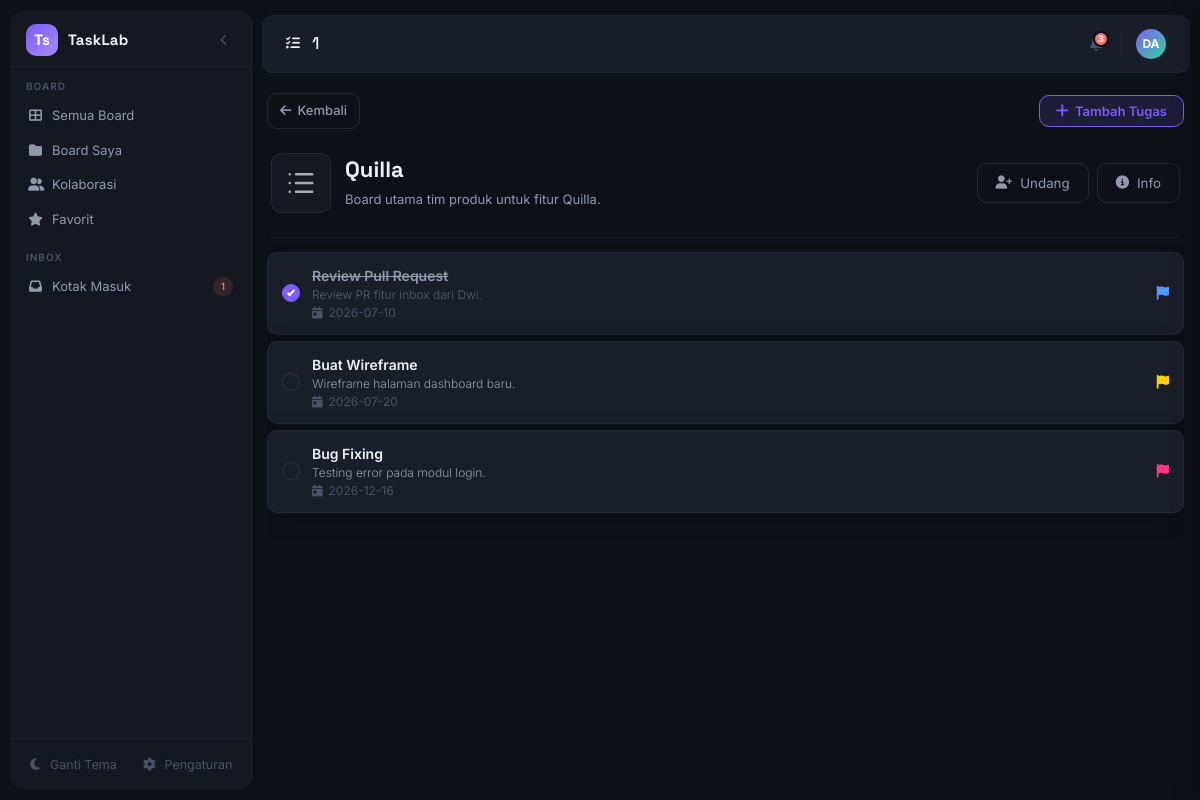
/dashboard/board.php?id=1 (signed in), run on the app's committed database.
### tables this page shows
CREATE TABLE `boards` (
  `id` int PRIMARY KEY AUTO_INCREMENT,
  `board_name` varchar(255),
  `description` text,
  `cover_board` varchar(255),
  `owner` int,
  `created_at` timestamp,
  `updated_at` timestamp
);

CREATE TABLE `tasks` (
  `id` int PRIMARY KEY AUTO_INCREMENT,
  `task_name` varchar(255),
  `description` text,
  `due_date` datetime,
  `board_id` int,
  `task_status` enum('TODO','DONE'),
  `task_priority` enum('LOW','MEDIUM','HIGH'),
  `created_at` timestamp,
  `updated_at` timestamp
);

### actions/collaboration/invite_helper.php (called while the page is built, shortened)
<?php
function getBoardRole($conn, $board_id, $user_id)
{
    $stmt = mysqli_prepare($conn, "SELECT owner FROM boards WHERE id = ?");
    mysqli_stmt_bind_param($stmt, "i", $board_id);
    mysqli_stmt_execute($stmt);
    $board = mysqli_fetch_assoc(mysqli_stmt_get_result($stmt));
    if ((int) $board['owner'] === (int) $user_id) {
        return 'owner';
    }
    $stmt = mysqli_prepare($conn, "SELECT role FROM board_members WHERE board_id = ? AND user_id = ?");
    mysqli_stmt_bind_param($stmt, "ii", $board_id, $user_id);
    mysqli_stmt_execute($stmt);
    $member = mysqli_fetch_assoc(mysqli_stmt_get_result($stmt));
    return $member ? $member['role'] : null;
}
function canInviteToBoard($conn, $board_id, $user_id)
{
    $role = getBoardRole($conn, $board_id, $user_id);
    return in_array($role, ['owner', 'admin'], true);
}

### actions/board/detail_board_get.php (called while the page is built, shortened)
<?php
$board_id = (int) $_GET['id'];
$stmtboard = mysqli_prepare($conn, "SELECT * FROM boards WHERE id = ?");
mysqli_stmt_bind_param($stmtboard, "i", $board_id);
mysqli_stmt_execute($stmtboard);
$resultboard = mysqli_stmt_get_result($stmtboard);
function getTasksByBoard($board_id)
{
    global $conn;
    $stmt = mysqli_prepare(
        $conn,
        "SELECT *
         FROM tasks
         WHERE board_id = ?
         ORDER BY created_at DESC"
    );
    mysqli_stmt_bind_param($stmt, "i", $board_id);
    mysqli_stmt_execute($stmt);
    return mysqli_stmt_get_result($stmt);
}

### dashboard/board.php (the view, shortened to what this page needs)
<?php
include "../actions/connection.php";
include "../actions/board/detail_board_get.php";
include "../actions/board/board_collab_get.php";
include "../actions/collaboration/invite_helper.php";
$board_id = (int) $_GET['id'];
$tasks  = getTasksByBoard($board_id);
$current_user_id = (int) ($_SESSION['user_id'] ?? 0);
$canInvite        = canInviteToBoard($conn, $board_id, $current_user_id);
?>
<!DOCTYPE html>
<html lang="id">
<head>
    <link rel="stylesheet" href="https://cdnjs.cloudflare.com/ajax/libs/font-awesome/6.5.0/css/all.min.css" />
    <link rel="stylesheet" href="../public/css/profile.css">
    <link rel="stylesheet" href="../public/css/global.css" />
    <link rel="stylesheet" href="../public/css/theme.css" />
    <link rel="stylesheet" href="../public/css/board-detail.css" />
    <link rel="stylesheet" href="../public/css/board-info-panel.css" />
    <link rel="stylesheet" href="../public/css/index.css" />
    <link rel="stylesheet" href="../public/css/modal.css" />
    <link rel="stylesheet" href="../public/css/header.css" />
    <link rel="stylesheet" href="../public/css/sidebar.css" />
</head>
<body>
    <div class="shell">
        <?php include '../includes/sidebar.php'; ?>
        <div class="content-col">
            <?php include '../includes/header.php'; ?>
            <div class="root">
                <main class="main-board">
                    <div class="board-detail">
                        <div class="toolbar">
                            <a href="/dashboard.php" class="btn-back">
                                <i class="fa-solid fa-arrow-left"></i> Kembali
                            </a>
                            <button class="btn-add" onclick="openTodoModal(<?= $board['id'] ?>)">
                                <i class="fa-solid fa-plus"></i> Tambah Tugas
                            </button>
                        </div>
                        <div class="board-detail-header">
                            <div class="board-detail-left">
                                <div class="group-icon">
                                    <svg xmlns="http://www.w3.org/2000/svg" width="1em" height="1em" viewBox="0 0 24 24">
                                        <path d="M0 0h24v24H0z" fill="none" />
                                        <path fill="none" stroke="currentColor" stroke-linecap="round" stroke-linejoin="round" stroke-width="2" d="M3 5h.01M3 12h.01M3 19h.01M8 5h13M8 12h13M8 19h13" />
                                    </svg>
                                </div>
                                <div>
                                    <h1 class="board-detail-title" id="boardTitle">
                                        <?= $board['board_name'] ?>
                                    </h1>
                                    <p class="board-detail-desc" id="boardDesc">
                                        <?= $board['description'] ?>
                                    </p>
                                </div>
                            </div>
                            <div class="board-detail-actions">
                                <?php if ($canInvite): ?>
                                    <button class="btn-cancel" id="boardInviteToggleBtn"
                                        onclick="document.getElementById('inviteModal').classList.add('show')">
                                        <i class="fa-solid fa-user-plus"></i>
                                        <span style="margin-left: 5px;">Undang</span>
                                    </button>
                                <?php endif; ?>
                                <button class="btn-cancel" id="boardChatToggleBtn" onclick="BoardInfoPanel.toggle()">
                                    <i class="fa-solid fa-circle-info"></i>
                                    <span style="margin-left: 5px;">Info</span>
                                </button>
                            </div>
                        </div>
                        <div class="divider-section"></div>
                        <div class="board-detail-list" id="boardDetailBody">
                            <div class="tasks-list tasks-list-detail">
                                <?php if (mysqli_num_rows($tasks) === 0): ?>
                                    <div class="empty-state">
                                        <i class="fa-solid fa-clipboard-list"></i>
                                        <p>Belum ada tugas di board ini.</p>
                                    </div>
                                <?php else: ?>
                                    <?php while ($task = mysqli_fetch_assoc($tasks)): ?>
                                        <?php
                                        $dot = "gray";
                                        switch ($task['task_priority']) {
                                            case "HIGH":
                                                $dot = "#FF3483";
                                                break;
                                            case "MEDIUM":
                                                $dot = "#FFCF00";
                                                break;
                                            case "LOW":
                                                $dot = "#5996FF";
                                                break;
                                        }
                                        $isDone = $task['task_status'] === 'DONE';
                                        ?>
                                        <div class="task-card <?= $isDone ? 'done' : '' ?>">
                                            <div class="task-check <?= $isDone ? 'done' : '' ?>"
                                                data-task-id="<?= $task['id'] ?>"
                                                onclick="event.stopPropagation(); TaskToggle.toggle(this)"></div>
                                            <div class="task-body" onclick="TaskDetailModal.open(<?= $task['id'] ?>)">
                                                <div class="task-title">
                                                    <?= $task['task_name'] ?>
                                                </div>
                                                <div class="task-desc">
                                                    <?= $task['description'] ?>
                                                </div>
                                                <div class="task-meta">
                                                    <?php if (!empty($task['due_date'])): ?>
                                                        <div class="task-meta-item">
                                                            <i class="fa-solid fa-calendar-day"></i>
                                                            <span><?= date('Y-m-d', strtotime($task['due_date'])) ?></span>
                                                        </div>
                                                    <?php endif; ?>
                                                </div>
                                            </div>
                                            <div class="task-right">
                                                <i class="fa-solid fa-flag" style="color: <?= $dot ?>"></i>
                                            </div>
                                        </div>
                                    <?php endwhile; ?>
                                <?php endif; ?>
                            </div>
                        </div>
                    </div>
                </main>
            </div>
        </div>
    </div>
</body>
</html>

### data on the page
boards: board_name "Quilla", description "Board utama tim produk untuk fitur Quilla."
tasks: task_name "Review Pull Request", description "Review PR fitur inbox dari Dwi.", due_date "2026-07-10"
tasks: task_name "Buat Wireframe", description "Wireframe halaman dashboard baru.", due_date "2026-07-20"
tasks: task_name "Bug Fixing", description "Testing error pada modul login.", due_date "2026-12-16"

### other printed values
$item['label'] "Semua Board"
$item['label'] "Board Saya"
$item['label'] "Kolaborasi"
$item['label'] "Favorit"
$item['label'] "Kotak Masuk"
$item['pill'] "1"
$userId "1"
